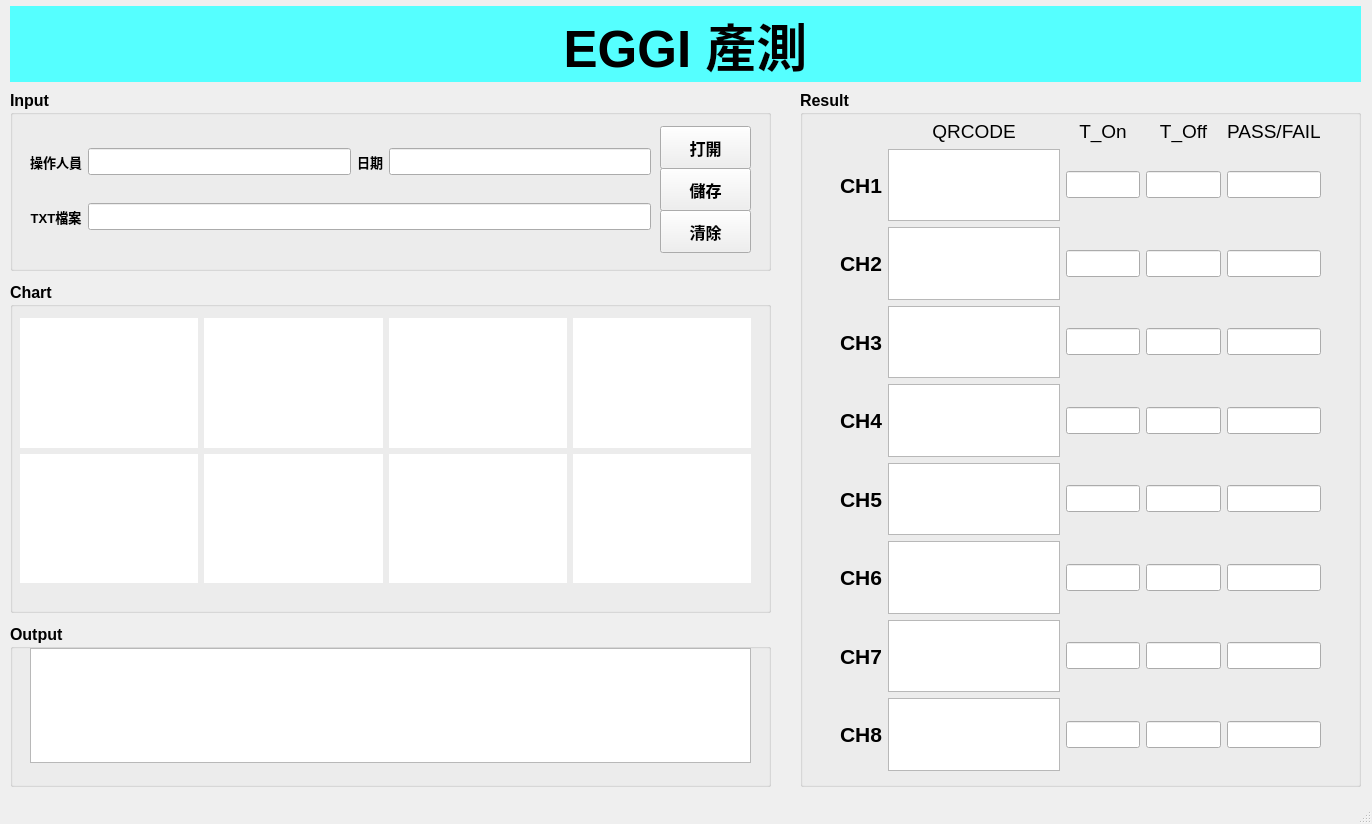
<?xml version="1.0" encoding="UTF-8"?>
<ui version="4.0">
 <class>MainWindow</class>
 <widget class="QMainWindow" name="MainWindow">
  <property name="geometry">
   <rect>
    <x>0</x>
    <y>0</y>
    <width>1372</width>
    <height>824</height>
   </rect>
  </property>
  <property name="windowTitle">
   <string>MainWindow</string>
  </property>
  <widget class="QWidget" name="centralwidget">
   <widget class="QGroupBox" name="Input_box">
    <property name="geometry">
     <rect>
      <x>10</x>
      <y>90</y>
      <width>761</width>
      <height>181</height>
     </rect>
    </property>
    <property name="font">
     <font>
      <pointsize>12</pointsize>
      <weight>75</weight>
      <bold>true</bold>
     </font>
    </property>
    <property name="title">
     <string>Input</string>
    </property>
    <widget class="QPushButton" name="btn_opentxt">
     <property name="geometry">
      <rect>
       <x>650</x>
       <y>36</y>
       <width>91</width>
       <height>43</height>
      </rect>
     </property>
     <property name="font">
      <font>
       <pointsize>12</pointsize>
       <weight>75</weight>
       <bold>true</bold>
      </font>
     </property>
     <property name="text">
      <string>打開</string>
     </property>
    </widget>
    <widget class="QPushButton" name="btn_save">
     <property name="geometry">
      <rect>
       <x>650</x>
       <y>78</y>
       <width>91</width>
       <height>43</height>
      </rect>
     </property>
     <property name="font">
      <font>
       <pointsize>12</pointsize>
       <weight>75</weight>
       <bold>true</bold>
      </font>
     </property>
     <property name="text">
      <string>儲存</string>
     </property>
    </widget>
    <widget class="QPushButton" name="btn_clean">
     <property name="geometry">
      <rect>
       <x>650</x>
       <y>120</y>
       <width>91</width>
       <height>43</height>
      </rect>
     </property>
     <property name="font">
      <font>
       <pointsize>12</pointsize>
       <weight>75</weight>
       <bold>true</bold>
      </font>
     </property>
     <property name="text">
      <string>清除</string>
     </property>
    </widget>
    <widget class="QWidget" name="">
     <property name="geometry">
      <rect>
       <x>20</x>
       <y>36</y>
       <width>621</width>
       <height>127</height>
      </rect>
     </property>
     <layout class="QGridLayout" name="gridLayout_2">
      <item row="0" column="0">
       <widget class="QLabel" name="label_name">
        <property name="font">
         <font>
          <pointsize>10</pointsize>
          <weight>75</weight>
          <bold>true</bold>
         </font>
        </property>
        <property name="text">
         <string>操作人員</string>
        </property>
        <property name="alignment">
         <set>Qt::AlignCenter</set>
        </property>
       </widget>
      </item>
      <item row="0" column="1">
       <widget class="QLineEdit" name="input_name"/>
      </item>
      <item row="0" column="2">
       <widget class="QLabel" name="label_datetime">
        <property name="font">
         <font>
          <pointsize>10</pointsize>
          <weight>75</weight>
          <bold>true</bold>
         </font>
        </property>
        <property name="text">
         <string>日期</string>
        </property>
        <property name="alignment">
         <set>Qt::AlignCenter</set>
        </property>
       </widget>
      </item>
      <item row="0" column="3">
       <widget class="QLineEdit" name="output_datetime"/>
      </item>
      <item row="1" column="0">
       <widget class="QLabel" name="label_txt_2">
        <property name="font">
         <font>
          <pointsize>10</pointsize>
          <weight>75</weight>
          <bold>true</bold>
         </font>
        </property>
        <property name="text">
         <string>TXT檔案</string>
        </property>
        <property name="alignment">
         <set>Qt::AlignCenter</set>
        </property>
       </widget>
      </item>
      <item row="1" column="1" colspan="3">
       <widget class="QLineEdit" name="input_file"/>
      </item>
     </layout>
    </widget>
   </widget>
   <widget class="QLabel" name="EGGI_Title">
    <property name="geometry">
     <rect>
      <x>10</x>
      <y>6</y>
      <width>1351</width>
      <height>76</height>
     </rect>
    </property>
    <property name="font">
     <font>
      <pointsize>38</pointsize>
      <weight>75</weight>
      <bold>true</bold>
      <underline>false</underline>
     </font>
    </property>
    <property name="cursor">
     <cursorShape>ArrowCursor</cursorShape>
    </property>
    <property name="styleSheet">
     <string notr="true">background-color: rgb(85, 255, 255);</string>
    </property>
    <property name="text">
     <string>EGGI 產測</string>
    </property>
    <property name="alignment">
     <set>Qt::AlignCenter</set>
    </property>
   </widget>
   <widget class="QGroupBox" name="Chart_box">
    <property name="geometry">
     <rect>
      <x>10</x>
      <y>282</y>
      <width>761</width>
      <height>331</height>
     </rect>
    </property>
    <property name="font">
     <font>
      <pointsize>12</pointsize>
      <weight>75</weight>
      <bold>true</bold>
     </font>
    </property>
    <property name="title">
     <string>Chart</string>
    </property>
    <widget class="QSplitter" name="splitter_2">
     <property name="geometry">
      <rect>
       <x>16</x>
       <y>156</y>
       <width>0</width>
       <height>0</height>
      </rect>
     </property>
     <property name="orientation">
      <enum>Qt::Vertical</enum>
     </property>
     <widget class="QWidget" name="widget_6" native="true">
      <property name="styleSheet">
       <string notr="true">background-color: rgb(255, 255, 255);</string>
      </property>
     </widget>
     <widget class="QWidget" name="widget_7" native="true">
      <property name="styleSheet">
       <string notr="true">background-color: rgb(255, 255, 255);</string>
      </property>
     </widget>
     <widget class="QWidget" name="widget_8" native="true">
      <property name="styleSheet">
       <string notr="true">background-color: rgb(255, 255, 255);</string>
      </property>
     </widget>
     <widget class="QWidget" name="widget_5" native="true">
      <property name="styleSheet">
       <string notr="true">background-color: rgb(255, 255, 255);</string>
      </property>
     </widget>
    </widget>
    <widget class="QWidget" name="layoutWidget_2">
     <property name="geometry">
      <rect>
       <x>10</x>
       <y>36</y>
       <width>731</width>
       <height>265</height>
      </rect>
     </property>
     <layout class="QGridLayout" name="gridLayout_3">
      <item row="0" column="2">
       <widget class="QWidget" name="ch3_chart" native="true">
        <property name="styleSheet">
         <string notr="true">
background-color: rgb(255, 255, 255);</string>
        </property>
       </widget>
      </item>
      <item row="2" column="2">
       <widget class="QWidget" name="ch7_chart" native="true">
        <property name="styleSheet">
         <string notr="true">
background-color: rgb(255, 255, 255);</string>
        </property>
       </widget>
      </item>
      <item row="2" column="1">
       <widget class="QWidget" name="ch6_chart" native="true">
        <property name="styleSheet">
         <string notr="true">
background-color: rgb(255, 255, 255);</string>
        </property>
       </widget>
      </item>
      <item row="0" column="0">
       <widget class="QWidget" name="ch1_chart" native="true">
        <property name="styleSheet">
         <string notr="true">
background-color: rgb(255, 255, 255);</string>
        </property>
       </widget>
      </item>
      <item row="2" column="3">
       <widget class="QWidget" name="ch8_chart" native="true">
        <property name="styleSheet">
         <string notr="true">
background-color: rgb(255, 255, 255);</string>
        </property>
       </widget>
      </item>
      <item row="0" column="3">
       <widget class="QWidget" name="ch4_chart" native="true">
        <property name="styleSheet">
         <string notr="true">
background-color: rgb(255, 255, 255);</string>
        </property>
       </widget>
      </item>
      <item row="2" column="0">
       <widget class="QWidget" name="ch5_chart" native="true">
        <property name="styleSheet">
         <string notr="true">
background-color: rgb(255, 255, 255);</string>
        </property>
       </widget>
      </item>
      <item row="0" column="1">
       <widget class="QWidget" name="ch2_chart" native="true">
        <property name="styleSheet">
         <string notr="true">
background-color: rgb(255, 255, 255);</string>
        </property>
       </widget>
      </item>
     </layout>
    </widget>
   </widget>
   <widget class="QGroupBox" name="Result_box">
    <property name="geometry">
     <rect>
      <x>800</x>
      <y>90</y>
      <width>561</width>
      <height>697</height>
     </rect>
    </property>
    <property name="font">
     <font>
      <pointsize>12</pointsize>
      <weight>75</weight>
      <bold>true</bold>
     </font>
    </property>
    <property name="title">
     <string>Result</string>
    </property>
    <widget class="QWidget" name="">
     <property name="geometry">
      <rect>
       <x>40</x>
       <y>30</y>
       <width>481</width>
       <height>651</height>
      </rect>
     </property>
     <layout class="QGridLayout" name="gridLayout">
      <item row="6" column="3">
       <widget class="QLineEdit" name="ch6_T_Off"/>
      </item>
      <item row="7" column="3">
       <widget class="QLineEdit" name="ch7_T_Off"/>
      </item>
      <item row="8" column="2">
       <widget class="QLineEdit" name="ch8_T_On"/>
      </item>
      <item row="7" column="0">
       <widget class="QLabel" name="label_ch7">
        <property name="font">
         <font>
          <pointsize>16</pointsize>
          <weight>75</weight>
          <bold>true</bold>
         </font>
        </property>
        <property name="text">
         <string>CH7</string>
        </property>
        <property name="alignment">
         <set>Qt::AlignCenter</set>
        </property>
       </widget>
      </item>
      <item row="2" column="3">
       <widget class="QLineEdit" name="ch2_T_Off"/>
      </item>
      <item row="0" column="1">
       <widget class="QLabel" name="label_qrcode">
        <property name="font">
         <font>
          <pointsize>14</pointsize>
          <weight>50</weight>
          <bold>false</bold>
         </font>
        </property>
        <property name="text">
         <string>QRCODE</string>
        </property>
        <property name="alignment">
         <set>Qt::AlignCenter</set>
        </property>
       </widget>
      </item>
      <item row="3" column="0">
       <widget class="QLabel" name="label_ch3">
        <property name="font">
         <font>
          <pointsize>16</pointsize>
          <weight>75</weight>
          <bold>true</bold>
         </font>
        </property>
        <property name="text">
         <string>CH3</string>
        </property>
        <property name="alignment">
         <set>Qt::AlignCenter</set>
        </property>
       </widget>
      </item>
      <item row="5" column="4">
       <widget class="QLineEdit" name="ch5_PF"/>
      </item>
      <item row="2" column="0">
       <widget class="QLabel" name="label_ch2">
        <property name="font">
         <font>
          <pointsize>16</pointsize>
          <weight>75</weight>
          <bold>true</bold>
         </font>
        </property>
        <property name="text">
         <string>CH2</string>
        </property>
        <property name="alignment">
         <set>Qt::AlignCenter</set>
        </property>
       </widget>
      </item>
      <item row="6" column="0">
       <widget class="QLabel" name="label_ch6">
        <property name="font">
         <font>
          <pointsize>16</pointsize>
          <weight>75</weight>
          <bold>true</bold>
         </font>
        </property>
        <property name="text">
         <string>CH6</string>
        </property>
        <property name="alignment">
         <set>Qt::AlignCenter</set>
        </property>
       </widget>
      </item>
      <item row="5" column="2">
       <widget class="QLineEdit" name="ch5_T_On"/>
      </item>
      <item row="2" column="4">
       <widget class="QLineEdit" name="ch2_PF"/>
      </item>
      <item row="1" column="3">
       <widget class="QLineEdit" name="ch1_T_Off"/>
      </item>
      <item row="3" column="4">
       <widget class="QLineEdit" name="ch3_PF"/>
      </item>
      <item row="4" column="4">
       <widget class="QLineEdit" name="ch4_PF"/>
      </item>
      <item row="8" column="4">
       <widget class="QLineEdit" name="ch8_PF"/>
      </item>
      <item row="1" column="4">
       <widget class="QLineEdit" name="ch1_PF"/>
      </item>
      <item row="6" column="2">
       <widget class="QLineEdit" name="ch6_T_On"/>
      </item>
      <item row="4" column="2">
       <widget class="QLineEdit" name="ch4_T_On"/>
      </item>
      <item row="4" column="3">
       <widget class="QLineEdit" name="ch4_T_Off"/>
      </item>
      <item row="7" column="2">
       <widget class="QLineEdit" name="ch7_T_On"/>
      </item>
      <item row="5" column="0">
       <widget class="QLabel" name="label_ch5">
        <property name="font">
         <font>
          <pointsize>16</pointsize>
          <weight>75</weight>
          <bold>true</bold>
         </font>
        </property>
        <property name="text">
         <string>CH5</string>
        </property>
        <property name="alignment">
         <set>Qt::AlignCenter</set>
        </property>
       </widget>
      </item>
      <item row="8" column="0">
       <widget class="QLabel" name="label_ch8">
        <property name="font">
         <font>
          <pointsize>16</pointsize>
          <weight>75</weight>
          <bold>true</bold>
         </font>
        </property>
        <property name="text">
         <string>CH8</string>
        </property>
        <property name="alignment">
         <set>Qt::AlignCenter</set>
        </property>
       </widget>
      </item>
      <item row="1" column="0">
       <widget class="QLabel" name="label_ch1">
        <property name="font">
         <font>
          <pointsize>16</pointsize>
          <weight>75</weight>
          <bold>true</bold>
         </font>
        </property>
        <property name="text">
         <string>CH1</string>
        </property>
        <property name="alignment">
         <set>Qt::AlignCenter</set>
        </property>
       </widget>
      </item>
      <item row="0" column="3">
       <widget class="QLabel" name="label_T_Off">
        <property name="font">
         <font>
          <pointsize>14</pointsize>
          <weight>50</weight>
          <bold>false</bold>
         </font>
        </property>
        <property name="text">
         <string>T_Off</string>
        </property>
        <property name="alignment">
         <set>Qt::AlignCenter</set>
        </property>
       </widget>
      </item>
      <item row="0" column="4">
       <widget class="QLabel" name="label_T_On_14">
        <property name="font">
         <font>
          <pointsize>14</pointsize>
          <weight>50</weight>
          <bold>false</bold>
         </font>
        </property>
        <property name="text">
         <string>PASS/FAIL</string>
        </property>
        <property name="alignment">
         <set>Qt::AlignCenter</set>
        </property>
       </widget>
      </item>
      <item row="3" column="2">
       <widget class="QLineEdit" name="ch3_T_On"/>
      </item>
      <item row="2" column="1">
       <widget class="QGraphicsView" name="ch2_qrcode"/>
      </item>
      <item row="1" column="1">
       <widget class="QGraphicsView" name="ch1_qrcode"/>
      </item>
      <item row="7" column="4">
       <widget class="QLineEdit" name="ch7_PF"/>
      </item>
      <item row="8" column="1">
       <widget class="QGraphicsView" name="graphicsView_8"/>
      </item>
      <item row="4" column="0">
       <widget class="QLabel" name="label_ch4">
        <property name="font">
         <font>
          <pointsize>16</pointsize>
          <weight>75</weight>
          <bold>true</bold>
         </font>
        </property>
        <property name="text">
         <string>CH4</string>
        </property>
        <property name="alignment">
         <set>Qt::AlignCenter</set>
        </property>
       </widget>
      </item>
      <item row="1" column="2">
       <widget class="QLineEdit" name="ch1_T_On"/>
      </item>
      <item row="7" column="1">
       <widget class="QGraphicsView" name="ch7_qrcode"/>
      </item>
      <item row="6" column="1">
       <widget class="QGraphicsView" name="ch6_qrcode"/>
      </item>
      <item row="5" column="1">
       <widget class="QGraphicsView" name="ch5_qrcode"/>
      </item>
      <item row="3" column="1">
       <widget class="QGraphicsView" name="ch3_qrcode"/>
      </item>
      <item row="4" column="1">
       <widget class="QGraphicsView" name="ch4_qrcode"/>
      </item>
      <item row="3" column="3">
       <widget class="QLineEdit" name="ch3_T_Off"/>
      </item>
      <item row="5" column="3">
       <widget class="QLineEdit" name="ch5_T_Off"/>
      </item>
      <item row="8" column="3">
       <widget class="QLineEdit" name="ch8_T_Off"/>
      </item>
      <item row="2" column="2">
       <widget class="QLineEdit" name="ch2_T_On"/>
      </item>
      <item row="0" column="2">
       <widget class="QLabel" name="label_T_On">
        <property name="font">
         <font>
          <pointsize>14</pointsize>
          <weight>50</weight>
          <bold>false</bold>
         </font>
        </property>
        <property name="text">
         <string>T_On</string>
        </property>
        <property name="alignment">
         <set>Qt::AlignCenter</set>
        </property>
       </widget>
      </item>
      <item row="6" column="4">
       <widget class="QLineEdit" name="ch6_PF"/>
      </item>
     </layout>
    </widget>
   </widget>
   <widget class="QGroupBox" name="groupBox">
    <property name="geometry">
     <rect>
      <x>10</x>
      <y>624</y>
      <width>761</width>
      <height>163</height>
     </rect>
    </property>
    <property name="font">
     <font>
      <pointsize>12</pointsize>
      <weight>75</weight>
      <bold>true</bold>
     </font>
    </property>
    <property name="title">
     <string>Output</string>
    </property>
    <widget class="QTextBrowser" name="textBrowser">
     <property name="geometry">
      <rect>
       <x>20</x>
       <y>24</y>
       <width>721</width>
       <height>115</height>
      </rect>
     </property>
     <property name="html">
      <string>&lt;!DOCTYPE HTML PUBLIC &quot;-//W3C//DTD HTML 4.0//EN&quot; &quot;http://www.w3.org/TR/REC-html40/strict.dtd&quot;&gt;
&lt;html&gt;&lt;head&gt;&lt;meta name=&quot;qrichtext&quot; content=&quot;1&quot; /&gt;&lt;style type=&quot;text/css&quot;&gt;
p, li { white-space: pre-wrap; }
&lt;/style&gt;&lt;/head&gt;&lt;body style=&quot; font-family:'MS Shell Dlg 2'; font-size:12pt; font-weight:600; font-style:normal;&quot;&gt;
&lt;p style=&quot;-qt-paragraph-type:empty; margin-top:0px; margin-bottom:0px; margin-left:0px; margin-right:0px; -qt-block-indent:0; text-indent:0px;&quot;&gt;&lt;br /&gt;&lt;/p&gt;&lt;/body&gt;&lt;/html&gt;</string>
     </property>
    </widget>
   </widget>
  </widget>
  <widget class="QStatusBar" name="statusbar"/>
 </widget>
 <resources/>
 <connections>
  <connection>
   <sender>btn_opentxt</sender>
   <signal>clicked()</signal>
   <receiver>btn_opentxt</receiver>
   <slot>click()</slot>
   <hints>
    <hint type="sourcelabel">
     <x>643</x>
     <y>155</y>
    </hint>
    <hint type="destinationlabel">
     <x>643</x>
     <y>158</y>
    </hint>
   </hints>
  </connection>
 </connections>
</ui>
